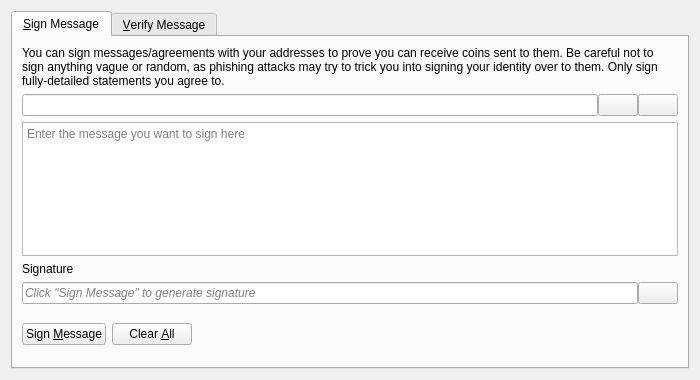
<?xml version="1.0" encoding="UTF-8"?>
<ui version="4.0">
 <class>SignVerifyMessageDialog</class>
 <widget class="QDialog" name="SignVerifyMessageDialog">
  <property name="geometry">
   <rect>
    <x>0</x>
    <y>0</y>
    <width>700</width>
    <height>380</height>
   </rect>
  </property>
  <property name="windowTitle">
   <string>Signatures - Sign / Verify a Message</string>
  </property>
  <property name="modal">
   <bool>true</bool>
  </property>
  <layout class="QVBoxLayout" name="verticalLayout">
   <item>
    <widget class="QTabWidget" name="tabWidget">
     <property name="currentIndex">
      <number>0</number>
     </property>
     <widget class="QWidget" name="tabSignMessage">
      <attribute name="title">
       <string>&amp;Sign Message</string>
      </attribute>
      <layout class="QVBoxLayout" name="verticalLayout_SM">
       <item>
        <widget class="QLabel" name="infoLabel_SM">
         <property name="text">
          <string>You can sign messages/agreements with your addresses to prove you can receive coins sent to them. Be careful not to sign anything vague or random, as phishing attacks may try to trick you into signing your identity over to them. Only sign fully-detailed statements you agree to.</string>
         </property>
         <property name="textFormat">
          <enum>Qt::PlainText</enum>
         </property>
         <property name="wordWrap">
          <bool>true</bool>
         </property>
        </widget>
       </item>
       <item>
        <layout class="QHBoxLayout" name="horizontalLayout_1_SM">
         <property name="spacing">
          <number>0</number>
         </property>
         <item>
          <widget class="QValidatedLineEdit" name="addressIn_SM">
           <property name="toolTip">
            <string>The National Bitcoin address to sign the message with</string>
           </property>
          </widget>
         </item>
         <item>
          <widget class="QPushButton" name="addressBookButton_SM">
           <property name="toolTip">
            <string>Choose previously used address</string>
           </property>
           <property name="text">
            <string/>
           </property>
           <property name="icon">
            <iconset resource="../bitcoin.qrc">
             <normaloff>:/icons/address-book</normaloff>:/icons/address-book</iconset>
           </property>
           <property name="shortcut">
            <string>Alt+A</string>
           </property>
           <property name="autoDefault">
            <bool>false</bool>
           </property>
          </widget>
         </item>
         <item>
          <widget class="QPushButton" name="pasteButton_SM">
           <property name="toolTip">
            <string>Paste address from clipboard</string>
           </property>
           <property name="text">
            <string/>
           </property>
           <property name="icon">
            <iconset resource="../bitcoin.qrc">
             <normaloff>:/icons/editpaste</normaloff>:/icons/editpaste</iconset>
           </property>
           <property name="shortcut">
            <string>Alt+P</string>
           </property>
           <property name="autoDefault">
            <bool>false</bool>
           </property>
          </widget>
         </item>
        </layout>
       </item>
       <item>
        <widget class="QPlainTextEdit" name="messageIn_SM">
         <property name="toolTip">
          <string>Enter the message you want to sign here</string>
         </property>
         <property name="placeholderText">
          <string>Enter the message you want to sign here</string>
         </property>
        </widget>
       </item>
       <item>
        <widget class="QLabel" name="signatureLabel_SM">
         <property name="text">
          <string>Signature</string>
         </property>
         <property name="textFormat">
          <enum>Qt::PlainText</enum>
         </property>
        </widget>
       </item>
       <item>
        <layout class="QHBoxLayout" name="horizontalLayout_2_SM">
         <property name="spacing">
          <number>0</number>
         </property>
         <item>
          <widget class="QLineEdit" name="signatureOut_SM">
           <property name="placeholderText">
            <string>Click "Sign Message" to generate signature</string>
           </property>
           <property name="font">
            <font>
             <italic>true</italic>
            </font>
           </property>
           <property name="readOnly">
            <bool>true</bool>
           </property>
          </widget>
         </item>
         <item>
          <widget class="QPushButton" name="copySignatureButton_SM">
           <property name="toolTip">
            <string>Copy the current signature to the system clipboard</string>
           </property>
           <property name="text">
            <string/>
           </property>
           <property name="icon">
            <iconset resource="../bitcoin.qrc">
             <normaloff>:/icons/editcopy</normaloff>:/icons/editcopy</iconset>
           </property>
           <property name="autoDefault">
            <bool>false</bool>
           </property>
          </widget>
         </item>
        </layout>
       </item>
       <item>
        <layout class="QHBoxLayout" name="horizontalLayout_3_SM">
         <item>
          <widget class="QPushButton" name="signMessageButton_SM">
           <property name="toolTip">
            <string>Sign the message to prove you own this National Bitcoin address</string>
           </property>
           <property name="text">
            <string>Sign &amp;Message</string>
           </property>
           <property name="icon">
            <iconset resource="../bitcoin.qrc">
             <normaloff>:/icons/edit</normaloff>:/icons/edit</iconset>
           </property>
           <property name="autoDefault">
            <bool>false</bool>
           </property>
          </widget>
         </item>
         <item>
          <widget class="QPushButton" name="clearButton_SM">
           <property name="toolTip">
            <string>Reset all sign message fields</string>
           </property>
           <property name="text">
            <string>Clear &amp;All</string>
           </property>
           <property name="icon">
            <iconset resource="../bitcoin.qrc">
             <normaloff>:/icons/remove</normaloff>:/icons/remove</iconset>
           </property>
           <property name="autoDefault">
            <bool>false</bool>
           </property>
          </widget>
         </item>
         <item>
          <spacer name="horizontalSpacer_1_SM">
           <property name="orientation">
            <enum>Qt::Horizontal</enum>
           </property>
           <property name="sizeHint" stdset="0">
            <size>
             <width>40</width>
             <height>48</height>
            </size>
           </property>
          </spacer>
         </item>
         <item>
          <widget class="QLabel" name="statusLabel_SM">
           <property name="font">
            <font>
             <weight>75</weight>
             <bold>true</bold>
            </font>
           </property>
           <property name="text">
            <string/>
           </property>
           <property name="wordWrap">
            <bool>true</bool>
           </property>
          </widget>
         </item>
         <item>
          <spacer name="horizontalSpacer_2_SM">
           <property name="orientation">
            <enum>Qt::Horizontal</enum>
           </property>
           <property name="sizeHint" stdset="0">
            <size>
             <width>40</width>
             <height>48</height>
            </size>
           </property>
          </spacer>
         </item>
        </layout>
       </item>
      </layout>
     </widget>
     <widget class="QWidget" name="tabVerifyMessage">
      <attribute name="title">
       <string>&amp;Verify Message</string>
      </attribute>
      <layout class="QVBoxLayout" name="verticalLayout_VM">
       <item>
        <widget class="QLabel" name="infoLabel_VM">
         <property name="text">
          <string>Enter the receiver's address, message (ensure you copy line breaks, spaces, tabs, etc. exactly) and signature below to verify the message. Be careful not to read more into the signature than what is in the signed message itself, to avoid being tricked by a man-in-the-middle attack. Note that this only proves the signing party receives with the address, it cannot prove sendership of any transaction!</string>
         </property>
         <property name="textFormat">
          <enum>Qt::PlainText</enum>
         </property>
         <property name="alignment">
          <set>Qt::AlignLeading|Qt::AlignLeft|Qt::AlignTop</set>
         </property>
         <property name="wordWrap">
          <bool>true</bool>
         </property>
        </widget>
       </item>
       <item>
        <layout class="QHBoxLayout" name="horizontalLayout_1_VM">
         <property name="spacing">
          <number>0</number>
         </property>
         <item>
          <widget class="QValidatedLineEdit" name="addressIn_VM">
           <property name="toolTip">
            <string>The National Bitcoin address the message was signed with</string>
           </property>
          </widget>
         </item>
         <item>
          <widget class="QPushButton" name="addressBookButton_VM">
           <property name="toolTip">
            <string>Choose previously used address</string>
           </property>
           <property name="text">
            <string/>
           </property>
           <property name="icon">
            <iconset resource="../bitcoin.qrc">
             <normaloff>:/icons/address-book</normaloff>:/icons/address-book</iconset>
           </property>
           <property name="shortcut">
            <string>Alt+A</string>
           </property>
           <property name="autoDefault">
            <bool>false</bool>
           </property>
          </widget>
         </item>
        </layout>
       </item>
       <item>
        <widget class="QPlainTextEdit" name="messageIn_VM">
          <property name="toolTip">
            <string>The signed message to verify</string>
          </property>
          <property name="placeholderText">
            <string>The signed message to verify</string>
          </property>
        </widget>
       </item>
       <item>
        <widget class="QValidatedLineEdit" name="signatureIn_VM">
          <property name="toolTip">
            <string>The signature given when the message was signed</string>
          </property>
          <property name="placeholderText">
            <string>The signature given when the message was signed</string>
          </property>
        </widget>
       </item>
       <item>
        <layout class="QHBoxLayout" name="horizontalLayout_2_VM">
         <item>
          <widget class="QPushButton" name="verifyMessageButton_VM">
           <property name="toolTip">
            <string>Verify the message to ensure it was signed with the specified National Bitcoin address</string>
           </property>
           <property name="text">
            <string>Verify &amp;Message</string>
           </property>
           <property name="icon">
            <iconset resource="../bitcoin.qrc">
             <normaloff>:/icons/transaction_0</normaloff>:/icons/transaction_0</iconset>
           </property>
           <property name="autoDefault">
            <bool>false</bool>
           </property>
          </widget>
         </item>
         <item>
          <widget class="QPushButton" name="clearButton_VM">
           <property name="toolTip">
            <string>Reset all verify message fields</string>
           </property>
           <property name="text">
            <string>Clear &amp;All</string>
           </property>
           <property name="icon">
            <iconset resource="../bitcoin.qrc">
             <normaloff>:/icons/remove</normaloff>:/icons/remove</iconset>
           </property>
           <property name="autoDefault">
            <bool>false</bool>
           </property>
          </widget>
         </item>
         <item>
          <spacer name="horizontalSpacer_1_VM">
           <property name="orientation">
            <enum>Qt::Horizontal</enum>
           </property>
           <property name="sizeHint" stdset="0">
            <size>
             <width>40</width>
             <height>48</height>
            </size>
           </property>
          </spacer>
         </item>
         <item>
          <widget class="QLabel" name="statusLabel_VM">
           <property name="font">
            <font>
             <weight>75</weight>
             <bold>true</bold>
            </font>
           </property>
           <property name="text">
            <string/>
           </property>
           <property name="wordWrap">
            <bool>true</bool>
           </property>
          </widget>
         </item>
         <item>
          <spacer name="horizontalSpacer_2_VM">
           <property name="orientation">
            <enum>Qt::Horizontal</enum>
           </property>
           <property name="sizeHint" stdset="0">
            <size>
             <width>40</width>
             <height>48</height>
            </size>
           </property>
          </spacer>
         </item>
        </layout>
       </item>
      </layout>
     </widget>
    </widget>
   </item>
  </layout>
 </widget>
 <customwidgets>
  <customwidget>
   <class>QValidatedLineEdit</class>
   <extends>QLineEdit</extends>
   <header>qt/qvalidatedlineedit.h</header>
  </customwidget>
 </customwidgets>
 <resources>
  <include location="../bitcoin.qrc"/>
 </resources>
 <connections/>
</ui>
